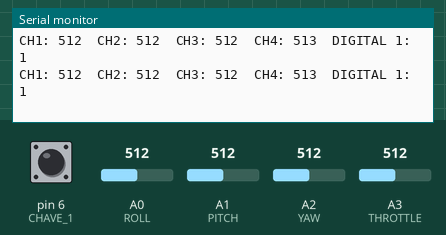
Recording of a program running on a simulated Arduino Nano, built with avr-gcc and run on an emulated ATmega328P. Parts: the last lines printed to the serial monitor. The test bench sets the inputs (shaded band); at power-on: A0 (ROLL) = 512, A1 (PITCH) = 512, pin 6 (CHAVE_1) HIGH, A2 (YAW) = 512, A3 (THROTTLE) = 512.

Above: at 1.2 s.
1.3 s: A0 (ROLL) set to 104
At 2.2 s:
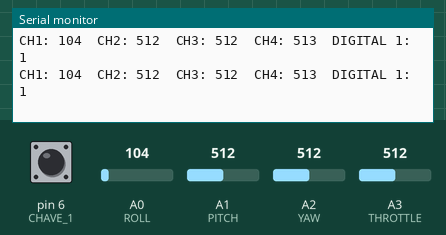
4.3 s: A0 (ROLL) set to 95
At 5.3 s:
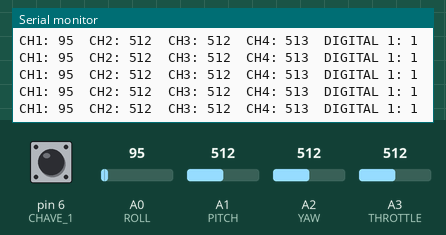
7.3 s: A1 (PITCH) set to 110
At 7.9 s:
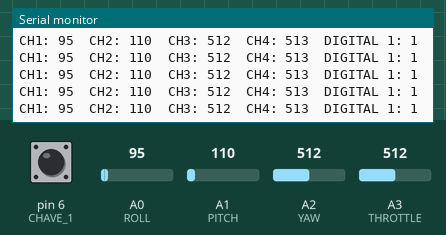
10.3 s: A1 (PITCH) set to 93
Timing chart, 0 to 10.5 s (numbered marks = the images above; inputs shaded):
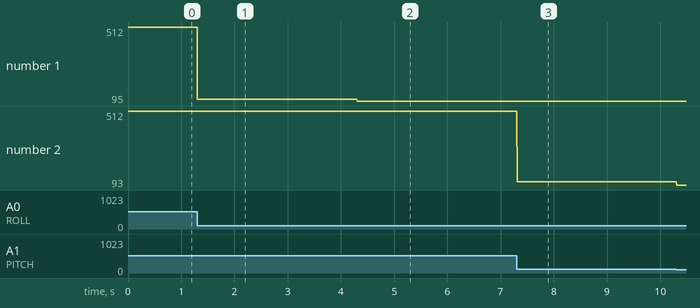

The program:

main.cpp
```cpp
#include <Arduino.h>
float VERSION = 0.1;

//-------------------------------------------------------------
#define NUM_CHANNELS 5
#define PPM_PIN 10
//-------------------------------------------------------------
#define ANALOG_REFRESH_RATE 150 // Taxa de atualização em miliSegundos (ms)
#define ROLL A0
#define PITCH A1
#define YAW A2
#define THROTTLE A3
#define CHAVE_1 6
//-------------------------------------------------------------

// Define a structure to hold the analog readings
struct canais {
 int XYZT[3];
 byte DIGITAL;
 unsigned long lastUpdate = 0;
};

// Create an instance of the structure
canais channels;

void setup() {
 Serial.begin(115200);
 Serial.println("OPEN CONTROLLER BOOTING UP...");
 Serial.println("...");
 Serial.print("CURRENT VERSION:");
 Serial.println(VERSION);
 pinMode(CHAVE_1,INPUT_PULLUP);

}

void updateCH(){
 channels.XYZT[0] = analogRead(ROLL);
 channels.XYZT[1] = analogRead(PITCH);
 channels.XYZT[2] = analogRead(YAW);
 channels.XYZT[3] = analogRead(THROTTLE);
 channels.DIGITAL = digitalRead(CHAVE_1);
}


void loop() {
  updateCH();

    Serial.print("CH1: ");
    Serial.print(channels.XYZT[0]);
    Serial.print("\tCH2: ");
    Serial.print(channels.XYZT[1]);
    Serial.print("\tCH3: ");
    Serial.print(channels.XYZT[2]);
    Serial.print("\tCH4: ");
    Serial.print(channels.XYZT[3]);
    Serial.print("\tDIGITAL 1: ");
    Serial.println(channels.DIGITAL);


}
```

Measured:
- after the input at 1.3 s, the serial monitor: prints a new line at once (image 1)
- after the input at 4.3 s, the serial monitor: prints a new line at once (image 2)
- after the input at 7.3 s, the serial monitor: prints a new line at once (image 3)
- plotted number 1: 512 → 104 after the input at 1.3 s, 104 → 95 after the input at 4.3 s
- plotted number 2: 512 → 110 after the input at 7.3 s, 110 → 93 after the input at 10.3 s
